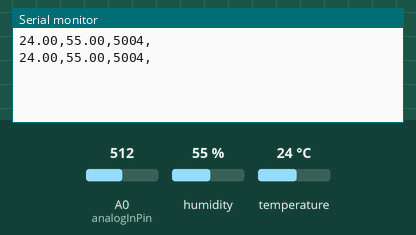
The sketch below on a simulated Arduino Uno, built with avr-gcc and run on an emulated ATmega328P. Parts: the last lines printed to the serial monitor. The test bench sets the inputs (shaded band); at power-on: humidity 55 %, A0 (analogInPin) = 512, temperature 24 °C.

Above: at 2.8 s.
2.9 s: humidity set to 22 %
At 3.9 s:
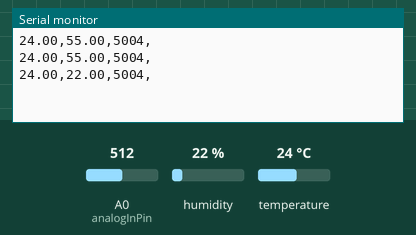
4.4 s: A0 (analogInPin) set to 716
At 5.7 s:
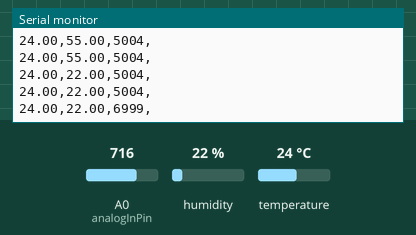
5.9 s: temperature set to 12 °C
At 6.7 s:
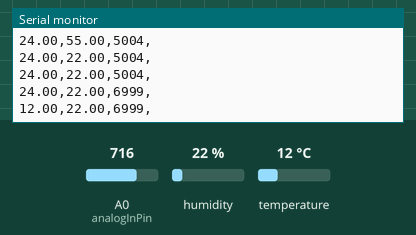
7.4 s: A0 (analogInPin) set to 900
At 8.7 s:
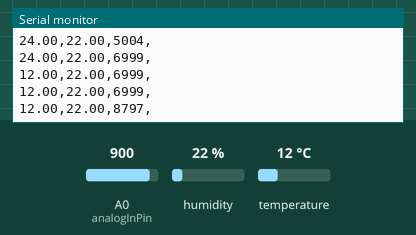
8.9 s: humidity set to 40 %
At 9.9 s:
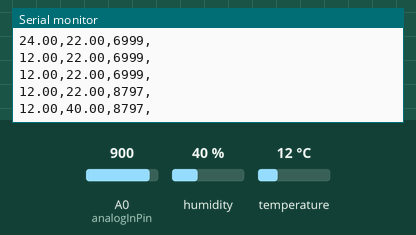
Timing chart, 0 to 11.4 s (numbered marks = the images above; inputs shaded):
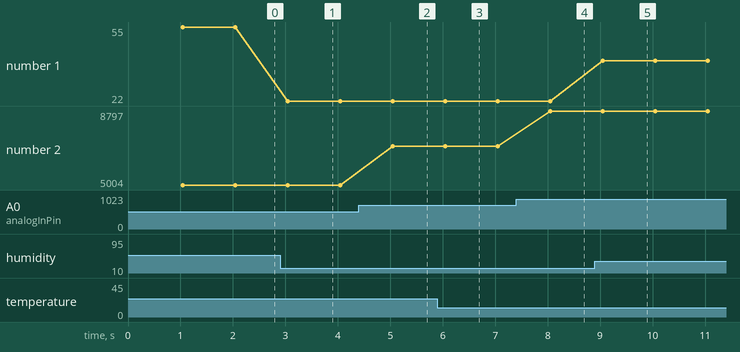

The sketch:

Indoor_growing_space_Arduino_Uno_Code.ino
```cpp
#include <Wire.h>

#include <Wire.h>
#include "SHT2x.h"

const int analogInPin = A0;  // Analog input pin for Apogee 515

int period = 1000;
unsigned long time_now = 0;

SHT2x SHT2x;

void setup() {
  // put your setup code here, to run once:
  Serial.begin(9600); //Start the Serial Port at 9600 baud (default)
  Wire.begin();
}

void loop() {
  if(millis() > time_now + period){
        time_now = millis();

      // read the input from analog pin:
      int sensorValue = analogRead(analogInPin);

      // Convert the analog reading (which goes from 0 - 1023) to a voltage (0 - 5V):
      float SQ515a = sensorValue * (5.0 / 1023.0);

      //Multiply this calibration factor by the measured voltage to convert sensor output to PPFD
      float SQ515b = SQ515a * 2000;
      int SQ515 = int(SQ515b);

      float T = SHT2x.GetTemperature();
      float H = SHT2x.GetHumidity();

      Serial.print(T);
      Serial.print(",");
      Serial.print(H);
      Serial.print(",");
      Serial.print(SQ515);
      Serial.print(",");
      Serial.println();
  }

}
```

Measured:
- after the input at 2.9 s, the serial monitor: prints a new line after 0.14 s (image 1)
- after the input at 4.4 s, the serial monitor: prints a new line after 0.65 s (image 2)
- after the input at 5.9 s, the serial monitor: prints a new line after 0.15 s (image 3)
- after the input at 7.4 s, the serial monitor: prints a new line after 0.65 s (image 4)
- after the input at 8.9 s, the serial monitor: prints a new line after 0.15 s (image 5)
- plotted number 1: 55 → 22 after the input at 2.9 s, 22 → 40 after the input at 8.9 s
- plotted number 2: 5004 → 6999 after the input at 4.4 s, 6999 → 8797 after the input at 7.4 s
